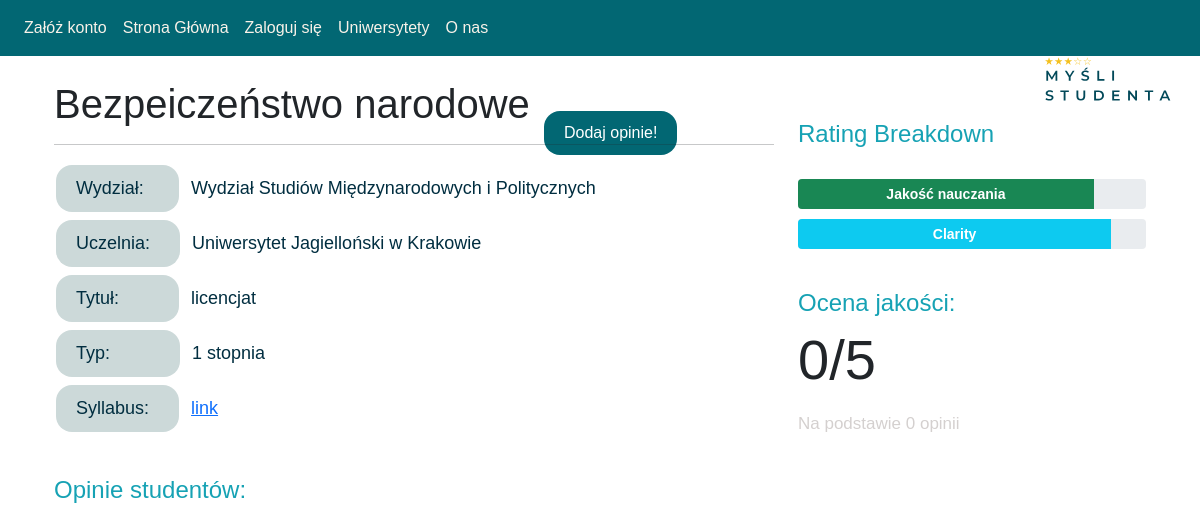
The app's page /university/Uniwersytet Jagielloński w Krakowie/course/7, older data.
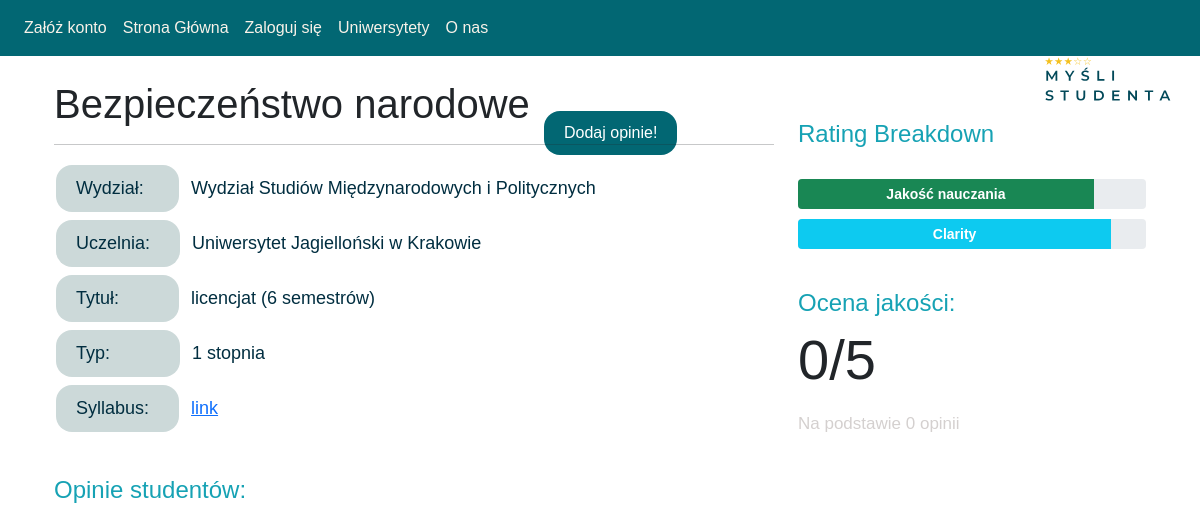
The same page, newer data.
### website/models.py (models this page shows, shortened)
class Course(db.Model):
    __tablename__ = 'course'
    course_id = db.Column(db.Integer, primary_key=True)
    course_name = db.Column(db.String(100), nullable=False)
    syllabus = db.Column(db.String(200), nullable=False)
    university_id = db.Column(db.Integer, db.ForeignKey('university.university_id'), nullable=False)
    degree = db.Column(db.String(100), nullable=False)
    cycle = db.Column(db.String(100), nullable=False)
    department = db.Column(db.String(100))
    rating = relationship("Rating",backref="Course")

### website/views.py (the view)
@views.route('/university/<string:university_name>/course/<int:course_id>')
def course(university_name,course_id):
    ratings = Rating.query.filter_by(course_id=course_id).all()
    course = Course.query.filter_by(course_id = course_id).first()
    university_name = University.query.filter_by(university_id =course.university_id).first().university_name
    users = User.query.all()
    avg_rating = 0
    number_of_ratings = 0               #to do: implement a better mechanism for avg_rating (it should be stored somewhere and updated)
    for rating in ratings:
        avg_rating += (rating.quality_value + rating.difficulty_value)
        number_of_ratings += 1
    if number_of_ratings != 0:
        avg_rating /= (number_of_ratings*2)
    return render_template('course.html',
                           user=current_user,
                           course=course,course_id=course_id,ratings=ratings,avg_rating=avg_rating,number_of_ratings=number_of_ratings,university_name=university_name,users=users)

### website/templates/course.html (shortened to what this page needs)
{% extends "base.html" %} {% block title %}Kurs {{course.course_name}}{% endblock %} {% block content %}
<head>
  <link rel="stylesheet" href="https://cdn.jsdelivr.net/npm/bootstrap@5.0.1/dist/css/bootstrap.min.css">
</head>
<body>
  <div class="container mt-4">
    <div class="row">
      <div class="col-md-8">
        <h1 class="course-name">{{course.course_name}}</h1>
          <div style="position:absolute; left:500px; top:-21px">
          <a  href="{{ url_for('views.add_opinion', course_id=course.course_id, university_name=university_name) }}">
              <br /><br />
              <button class="button" id="add-opinion">
                    Dodaj opinie!
              </button>
          </a>
          </div>
        <hr>
        <p class="course-info">
                               <h10 class = "oval" width="30px">Wydział: &nbsp&nbsp</h10>&nbsp&nbsp{{course.department}}<br>
                               <h10 class = "oval">Uczelnia: &nbsp</h10>&nbsp&nbsp{{university_name}}<br>
                               <h10 class = "oval">Tytuł: &nbsp&nbsp&nbsp&nbsp&nbsp&nbsp&nbsp</h10>&nbsp&nbsp{{course.degree}}<br>
                               <h10 class = "oval">Typ: &nbsp&nbsp&nbsp&nbsp&nbsp&nbsp&nbsp&nbsp&nbsp</h10>&nbsp&nbsp{{course.cycle}}<br>
                               <h10 class = "oval">Syllabus: &nbsp</h10>&nbsp&nbsp<a href="{{course.syllabus}}">link</a>
        </p>
        <h2 class="rating-title">Opinie studentów:
        </h2>
      </div>
      <div class="col-md-4">
        <h2 class="rating-title">Rating Breakdown</h2>
        <div class="rating-breakdown">
          <div class="progress">
            <div class="progress-bar bg-success" role="progressbar" style="width: 85%;" aria-valuenow="85" aria-valuemin="0" aria-valuemax="100">Jakość nauczania</div>
          </div>
          <div class="progress">
            <div class="progress-bar bg-info" role="progressbar" style="width: 90%;" aria-valuenow="90" aria-valuemin="0" aria-valuemax="100">Clarity</div>
          </div>
        </div>
        <h2 class="rating-title">Ocena jakości:</h2>
        <p class="display-4">{{avg_rating}}/5
          <p class="no-of-ratings">Na podstawie {{number_of_ratings}} opinii</p>
        </p>
      </div>
    </div>
  </div>
</body>
</html>
{%endblock%}

Row changes from the older to the newer data that the page shows:
changed Course "Wydział Studiów Międzynarodowych i Politycznych": course_name "Bezpeiczeństwo narodowe" → "Bezpieczeństwo narodowe"; degree "licencjat" → "licencjat (6 semestrów)"
